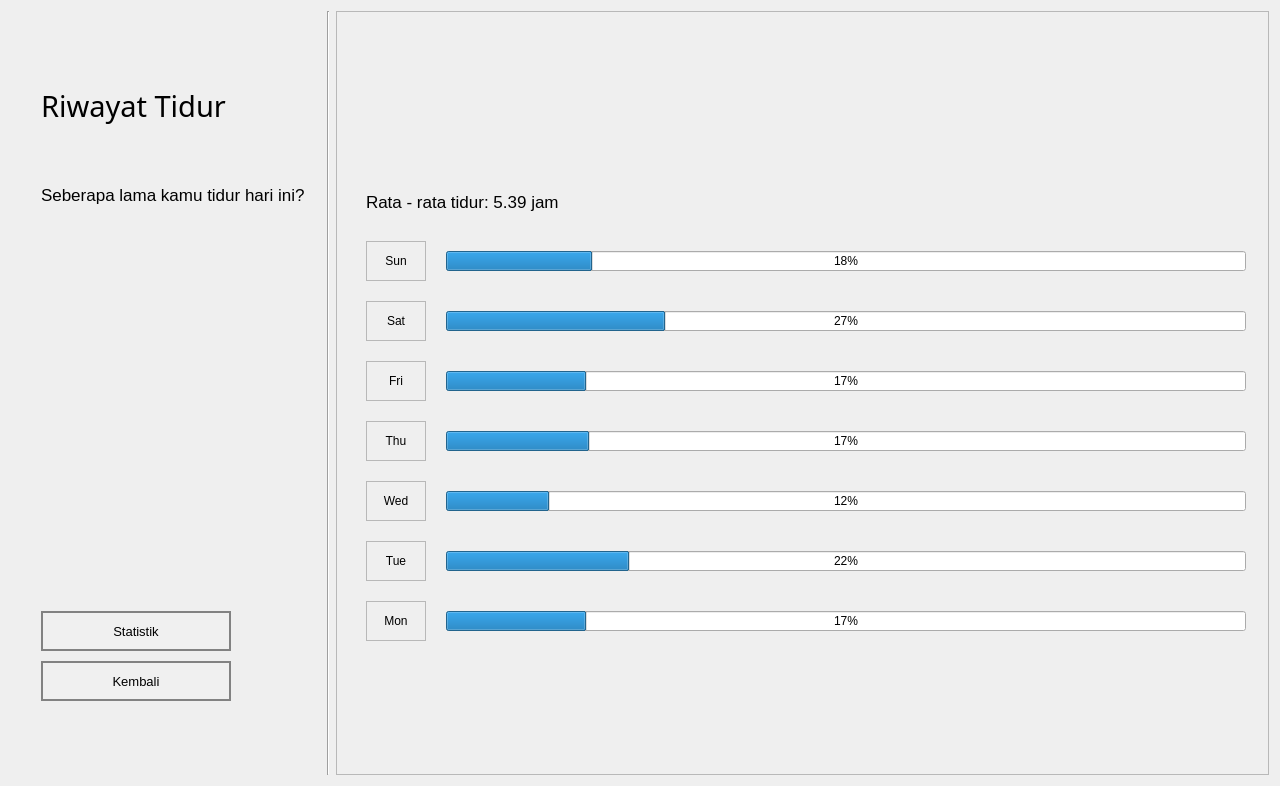
<?xml version="1.0" encoding="UTF-8"?>
<ui version="4.0">
 <class>Form</class>
 <widget class="QWidget" name="Form">
  <property name="geometry">
   <rect>
    <x>0</x>
    <y>0</y>
    <width>1280</width>
    <height>786</height>
   </rect>
  </property>
  <property name="windowTitle">
   <string>Form</string>
  </property>
  <layout class="QHBoxLayout" name="horizontalLayout" stretch="1,0,0">
   <item>
    <widget class="QFrame" name="OpeningPanel">
     <property name="maximumSize">
      <size>
       <width>310</width>
       <height>16777215</height>
      </size>
     </property>
     <property name="styleSheet">
      <string notr="true">QPushButton {
	background: rgb(240, 240, 240);
	border: 2px solid rgb(130, 130, 130);
	border-width: 2px;
	border-radius: 0px;
	color: black;
}
QPushButton:hover {
	background: rgb(215, 215, 215);
}
QPushButton:pressed {
	background: rgb(200, 200, 200);
}</string>
     </property>
     <widget class="QLabel" name="JurnalSubtitle">
      <property name="geometry">
       <rect>
        <x>30</x>
        <y>128</y>
        <width>271</width>
        <height>111</height>
       </rect>
      </property>
      <property name="font">
       <font>
        <pointsize>13</pointsize>
       </font>
      </property>
      <property name="text">
       <string>Seberapa lama kamu tidur hari ini?</string>
      </property>
      <property name="wordWrap">
       <bool>true</bool>
      </property>
     </widget>
     <widget class="QLabel" name="JurnalTitle">
      <property name="geometry">
       <rect>
        <x>30</x>
        <y>64</y>
        <width>261</width>
        <height>61</height>
       </rect>
      </property>
      <property name="font">
       <font>
        <family>HoloLens MDL2 Assets</family>
        <pointsize>22</pointsize>
       </font>
      </property>
      <property name="text">
       <string>Riwayat Tidur</string>
      </property>
     </widget>
     <widget class="QPushButton" name="ReturnButton">
      <property name="geometry">
       <rect>
        <x>30</x>
        <y>650</y>
        <width>190</width>
        <height>40</height>
       </rect>
      </property>
      <property name="font">
       <font>
        <pointsize>10</pointsize>
       </font>
      </property>
      <property name="autoFillBackground">
       <bool>false</bool>
      </property>
      <property name="styleSheet">
       <string notr="true"/>
      </property>
      <property name="text">
       <string>Kembali</string>
      </property>
      <property name="checkable">
       <bool>false</bool>
      </property>
      <property name="checked">
       <bool>false</bool>
      </property>
      <property name="autoDefault">
       <bool>false</bool>
      </property>
      <property name="default">
       <bool>false</bool>
      </property>
      <property name="flat">
       <bool>false</bool>
      </property>
     </widget>
     <widget class="QPushButton" name="StatisticsButton">
      <property name="geometry">
       <rect>
        <x>30</x>
        <y>600</y>
        <width>190</width>
        <height>40</height>
       </rect>
      </property>
      <property name="font">
       <font>
        <pointsize>10</pointsize>
       </font>
      </property>
      <property name="styleSheet">
       <string notr="true"/>
      </property>
      <property name="text">
       <string>Statistik</string>
      </property>
     </widget>
    </widget>
   </item>
   <item>
    <widget class="Line" name="line_2">
     <property name="orientation">
      <enum>Qt::Vertical</enum>
     </property>
    </widget>
   </item>
   <item>
    <widget class="QFrame" name="frame">
     <property name="frameShape">
      <enum>QFrame::StyledPanel</enum>
     </property>
     <property name="frameShadow">
      <enum>QFrame::Raised</enum>
     </property>
     <widget class="QLabel" name="label">
      <property name="geometry">
       <rect>
        <x>30</x>
        <y>160</y>
        <width>321</width>
        <height>61</height>
       </rect>
      </property>
      <property name="font">
       <font>
        <pointsize>13</pointsize>
       </font>
      </property>
      <property name="frameShape">
       <enum>QFrame::NoFrame</enum>
      </property>
      <property name="frameShadow">
       <enum>QFrame::Plain</enum>
      </property>
      <property name="text">
       <string>Rata - rata tidur: 5.39 jam</string>
      </property>
      <property name="margin">
       <number>2</number>
      </property>
     </widget>
     <widget class="QLabel" name="label_2">
      <property name="geometry">
       <rect>
        <x>30</x>
        <y>230</y>
        <width>60</width>
        <height>40</height>
       </rect>
      </property>
      <property name="layoutDirection">
       <enum>Qt::LeftToRight</enum>
      </property>
      <property name="frameShape">
       <enum>QFrame::StyledPanel</enum>
      </property>
      <property name="text">
       <string>Sun</string>
      </property>
      <property name="alignment">
       <set>Qt::AlignCenter</set>
      </property>
     </widget>
     <widget class="QLabel" name="label_5">
      <property name="geometry">
       <rect>
        <x>30</x>
        <y>290</y>
        <width>60</width>
        <height>40</height>
       </rect>
      </property>
      <property name="layoutDirection">
       <enum>Qt::LeftToRight</enum>
      </property>
      <property name="frameShape">
       <enum>QFrame::StyledPanel</enum>
      </property>
      <property name="text">
       <string>Sat</string>
      </property>
      <property name="alignment">
       <set>Qt::AlignCenter</set>
      </property>
     </widget>
     <widget class="QLabel" name="label_6">
      <property name="geometry">
       <rect>
        <x>30</x>
        <y>350</y>
        <width>60</width>
        <height>40</height>
       </rect>
      </property>
      <property name="layoutDirection">
       <enum>Qt::LeftToRight</enum>
      </property>
      <property name="frameShape">
       <enum>QFrame::StyledPanel</enum>
      </property>
      <property name="text">
       <string>Fri</string>
      </property>
      <property name="alignment">
       <set>Qt::AlignCenter</set>
      </property>
     </widget>
     <widget class="QLabel" name="label_7">
      <property name="geometry">
       <rect>
        <x>30</x>
        <y>410</y>
        <width>60</width>
        <height>40</height>
       </rect>
      </property>
      <property name="layoutDirection">
       <enum>Qt::LeftToRight</enum>
      </property>
      <property name="frameShape">
       <enum>QFrame::StyledPanel</enum>
      </property>
      <property name="text">
       <string>Thu</string>
      </property>
      <property name="alignment">
       <set>Qt::AlignCenter</set>
      </property>
     </widget>
     <widget class="QLabel" name="label_8">
      <property name="geometry">
       <rect>
        <x>30</x>
        <y>470</y>
        <width>60</width>
        <height>40</height>
       </rect>
      </property>
      <property name="layoutDirection">
       <enum>Qt::LeftToRight</enum>
      </property>
      <property name="frameShape">
       <enum>QFrame::StyledPanel</enum>
      </property>
      <property name="text">
       <string>Wed</string>
      </property>
      <property name="alignment">
       <set>Qt::AlignCenter</set>
      </property>
     </widget>
     <widget class="QLabel" name="label_9">
      <property name="geometry">
       <rect>
        <x>30</x>
        <y>530</y>
        <width>60</width>
        <height>40</height>
       </rect>
      </property>
      <property name="layoutDirection">
       <enum>Qt::LeftToRight</enum>
      </property>
      <property name="frameShape">
       <enum>QFrame::StyledPanel</enum>
      </property>
      <property name="text">
       <string>Tue</string>
      </property>
      <property name="alignment">
       <set>Qt::AlignCenter</set>
      </property>
     </widget>
     <widget class="QLabel" name="label_10">
      <property name="geometry">
       <rect>
        <x>30</x>
        <y>590</y>
        <width>60</width>
        <height>40</height>
       </rect>
      </property>
      <property name="layoutDirection">
       <enum>Qt::LeftToRight</enum>
      </property>
      <property name="frameShape">
       <enum>QFrame::StyledPanel</enum>
      </property>
      <property name="text">
       <string>Mon</string>
      </property>
      <property name="alignment">
       <set>Qt::AlignCenter</set>
      </property>
     </widget>
     <widget class="QProgressBar" name="progressBar">
      <property name="geometry">
       <rect>
        <x>110</x>
        <y>240</y>
        <width>800</width>
        <height>20</height>
       </rect>
      </property>
      <property name="maximum">
       <number>2400</number>
      </property>
      <property name="value">
       <number>439</number>
      </property>
      <property name="format">
       <string>%p%</string>
      </property>
     </widget>
     <widget class="QProgressBar" name="progressBar_2">
      <property name="geometry">
       <rect>
        <x>110</x>
        <y>300</y>
        <width>800</width>
        <height>20</height>
       </rect>
      </property>
      <property name="maximum">
       <number>2400</number>
      </property>
      <property name="value">
       <number>659</number>
      </property>
      <property name="format">
       <string>%p%</string>
      </property>
     </widget>
     <widget class="QProgressBar" name="progressBar_3">
      <property name="geometry">
       <rect>
        <x>110</x>
        <y>360</y>
        <width>800</width>
        <height>20</height>
       </rect>
      </property>
      <property name="maximum">
       <number>2400</number>
      </property>
      <property name="value">
       <number>420</number>
      </property>
      <property name="format">
       <string>%p%</string>
      </property>
     </widget>
     <widget class="QProgressBar" name="progressBar_4">
      <property name="geometry">
       <rect>
        <x>110</x>
        <y>420</y>
        <width>800</width>
        <height>20</height>
       </rect>
      </property>
      <property name="maximum">
       <number>2400</number>
      </property>
      <property name="value">
       <number>429</number>
      </property>
      <property name="format">
       <string>%p%</string>
      </property>
     </widget>
     <widget class="QProgressBar" name="progressBar_5">
      <property name="geometry">
       <rect>
        <x>110</x>
        <y>480</y>
        <width>800</width>
        <height>20</height>
       </rect>
      </property>
      <property name="maximum">
       <number>2400</number>
      </property>
      <property name="value">
       <number>310</number>
      </property>
      <property name="format">
       <string>%p%</string>
      </property>
     </widget>
     <widget class="QProgressBar" name="progressBar_6">
      <property name="geometry">
       <rect>
        <x>110</x>
        <y>540</y>
        <width>800</width>
        <height>20</height>
       </rect>
      </property>
      <property name="maximum">
       <number>2400</number>
      </property>
      <property name="value">
       <number>549</number>
      </property>
      <property name="format">
       <string>%p%</string>
      </property>
     </widget>
     <widget class="QProgressBar" name="progressBar_7">
      <property name="geometry">
       <rect>
        <x>110</x>
        <y>600</y>
        <width>800</width>
        <height>20</height>
       </rect>
      </property>
      <property name="maximum">
       <number>2400</number>
      </property>
      <property name="value">
       <number>422</number>
      </property>
     </widget>
    </widget>
   </item>
  </layout>
 </widget>
 <resources/>
 <connections/>
</ui>
